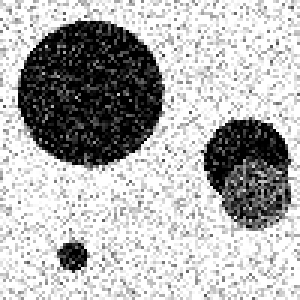
#> input picture fourn.png, 100 x 100 px (shown 3 times larger)
$ python exo3_fourn.py   (older library calls are emulated)
#> lines starting #> are read from the running program, lines starting #| are printed output that depends on the picture; after the words box and inside, x2 and y2 are one past the last pixel; in counts of white or black regions, pixels touching at a corner belong together
# -*- coding: utf-8 -*-
"""
Created on Thu Dec  5 16:46:15 2024

@author: achal
"""

import cv2
import numpy as np
from scipy.ndimage import maximum_filter

start_time = cv2.getTickCount()

# Charger l'image
image = cv2.imread('fourn.png', cv2.IMREAD_GRAYSCALE)
#> image is the input picture: shape (100, 100); min 0, max 255, mean 177.4

# Réduction du bruit
blurred = cv2.GaussianBlur(image, (5, 5), 0)
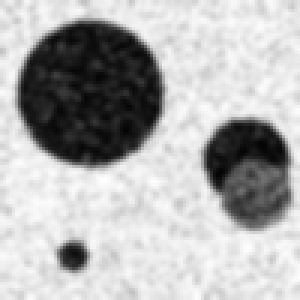
#> blurred: shape (100, 100) (shown 3 times larger); min 3, max 254, mean 177.4
blurred = cv2.medianBlur(blurred, 5)

# Sobel pour la magnitude et la direction des gradients
grad_x = cv2.Sobel(blurred, cv2.CV_64F, 1, 0, ksize=3)
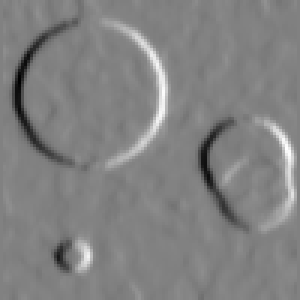
#> grad_x: shape (100, 100) float64 (shown 3 times larger); min -589, max 568, mean 0.2; drawn with min black and max white
grad_y = cv2.Sobel(blurred, cv2.CV_64F, 0, 1, ksize=3)
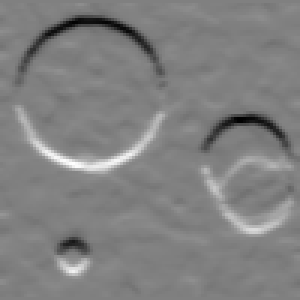
#> grad_y: shape (100, 100) float64 (shown 3 times larger); min -551, max 539, mean 0; drawn with min black and max white
magnitude = cv2.magnitude(grad_x, grad_y)
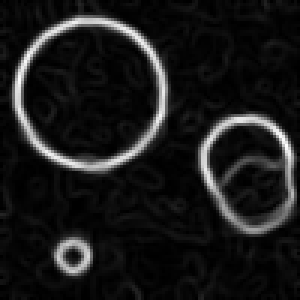
#> magnitude: shape (100, 100) float64 (shown 3 times larger); min 0, max 606.7, mean 61.6; drawn with min black and max white
direction = np.arctan2(grad_y, grad_x)
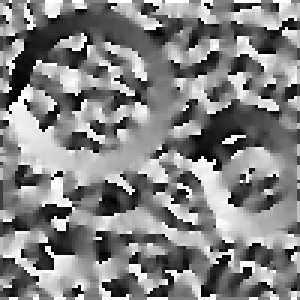
#> direction: shape (100, 100) float64 (shown 3 times larger); min -3.14, max 3.14, mean 0.0902; drawn with min black and max white

# Détection des contours
threshold = 0.3 * magnitude.max()  # Seuil réduit
#> threshold = 182
contours = (magnitude > threshold).astype(int)
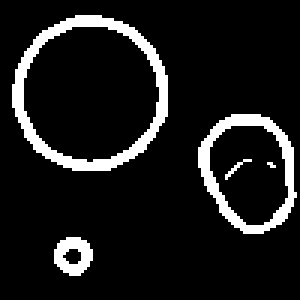
#> contours: shape (100, 100) int64 (shown 3 times larger); values 0 (black) and 1 (white), 10.3% white; 5 white regions (2 under 20 px), largest, box (x1, y1, x2, y2) and area: (4, 5, 56, 57) 553, (66, 38, 99, 78) 355, (18, 79, 31, 92) 109

# Nettoyage des contours
kernel = np.ones((3, 3), np.uint8)
contours = cv2.morphologyEx(contours.astype(np.uint8), cv2.MORPH_OPEN, kernel)
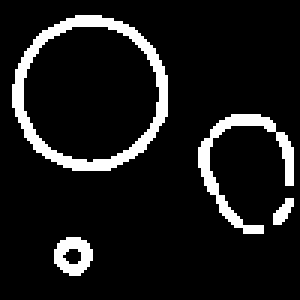
#> contours: shape (100, 100) (shown 3 times larger); values 0 (black) and 1 (white), 9.9% white; 4 white regions, box (x1, y1, x2, y2) and area: (4, 5, 56, 57) 553, (66, 38, 98, 78) 289, (18, 79, 31, 92) 109, (91, 66, 98, 75) 36

# Paramètres de discrétisation
rmin, rmax, dr = 1, 100, 1
cmin, cmax, dc = 1, 100, 1
rad_min, rad_max, drad = 5, 40, 1

# Initialisation de l'accumulateur
acc = np.zeros(((rmax - rmin) // dr + 1,
                (cmax - cmin) // dc + 1,
                (rad_max - rad_min) // drad + 1))

# Étape 4 : Votes dans l'accumulateur
for x in range(image.shape[0]):
    for y in range(image.shape[1]):
        if contours[x, y]:  # Si c'est un pixel de contour
            for r in range(rmin, rmax + 1, dr):
                for c in range(cmin, cmax + 1, dc):
#> (the run stopped early here; a loop or call above may not have finished)
